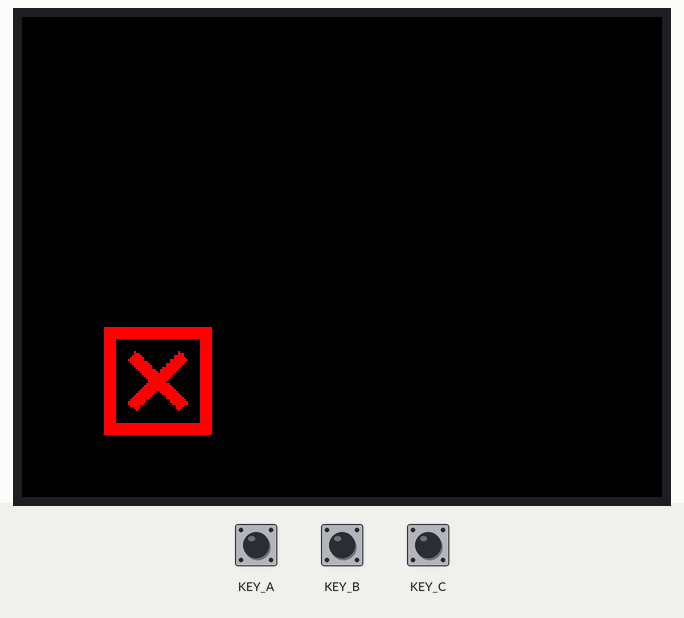
This program was run on a simulated Seeed Wio Terminal. Shown: 320×240 colour display. The test bench sets the inputs (shaded band); at power-on: KEY_A HIGH, KEY_B HIGH, KEY_C HIGH. What the program prints to the serial monitor is not drawn.

Above: at 2.4 s.
2.5 s: KEY_A pulled LOW for 1.25 s
At 5.0 s:
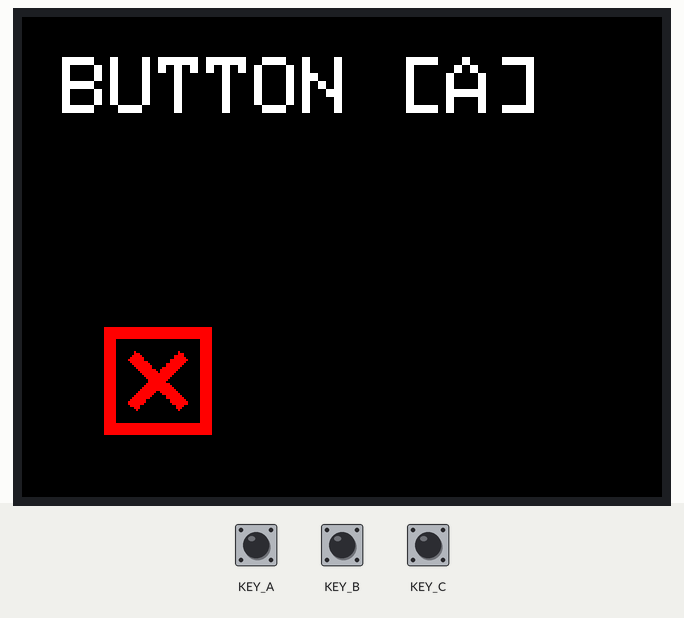
5.7 s: KEY_B pulled LOW for 1.25 s
At 7.7 s:
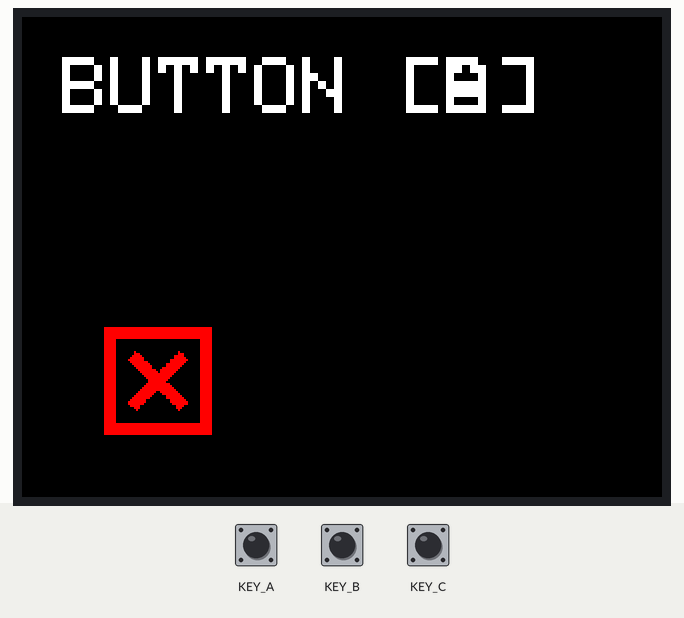
8.8 s: KEY_C pulled LOW for 1.25 s
At 10.1 s:
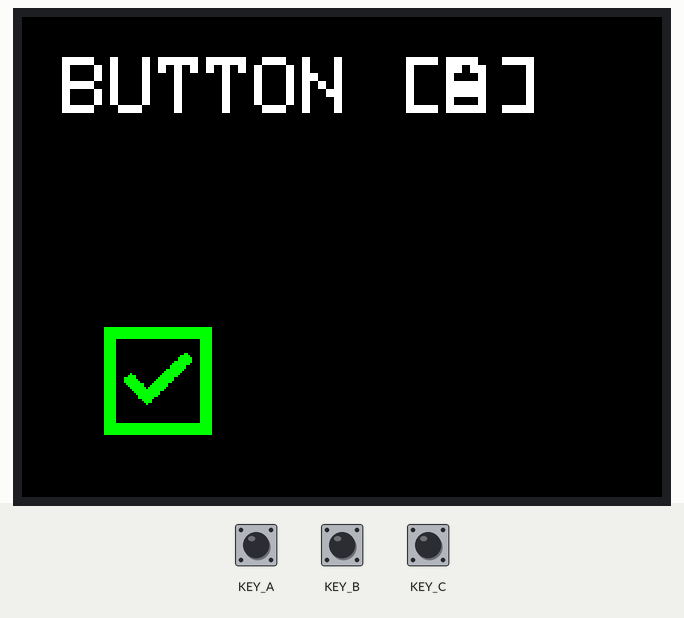
Timing chart, 0 to 11.8 s (numbered marks = the images above; inputs shaded):
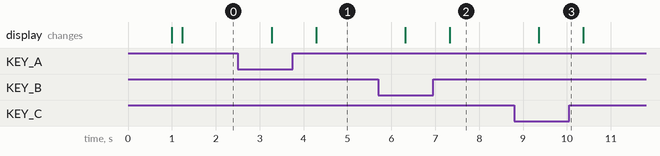

The program:

main.cpp
```cpp
// (licence header left out)
#include <Arduino.h>
#include "demoicons.h"
#include "TFT_eSPI.h"
TFT_eSPI tft;

void setup()
{
  Serial.begin(9600);

  // init buttons
  Serial.println("Init buttons");
  pinMode(WIO_KEY_A, INPUT_PULLUP);
  pinMode(WIO_KEY_B, INPUT_PULLUP);
  pinMode(WIO_KEY_C, INPUT_PULLUP);

  delay(1000);

  // TFT Init
  tft.begin();
  tft.setRotation(3);
  tft.fillScreen(TFT_BLACK);
  tft.setTextSize(4);
}

void loop()
{
  bool buttonPressed = false;
  String message = "";
  tft.setCursor(20, 20);
  tft.print("                         ");

  // validate buttons
  if (digitalRead(WIO_KEY_A) == LOW)
  {
    message = "BUTTON [A]";
    buttonPressed = true;
  }
  if (digitalRead(WIO_KEY_B) == LOW)
  {
    message = "BUTTON [B]";
    buttonPressed = true;
  }
  if (digitalRead(WIO_KEY_C) == LOW)
  {
    message = "BUTTON [C]";
    buttonPressed = true;
  }

  tft.setCursor(20, 20);
  tft.print(message);

  if (buttonPressed)
    tft.drawXBitmap(left_pos_x, left_pos_y, checked_bits, xbm_width, xbm_height, TFT_GREEN, TFT_BLACK);
  else
    tft.drawXBitmap(left_pos_x, left_pos_y, unchecked_bits, xbm_width, xbm_height, TFT_RED, TFT_BLACK);

  Serial.println(message);

  delay(1000);
}
```

Source omitted: demoicons.h (data table, 14696 bytes)

Measured:
- after the input at 2.5 s, the display: first changes after 0.77 s (image 1 shows a later state)
- after the input at 5.7 s, the display: first changes after 0.62 s (image 2 shows a later state)
- after the input at 8.8 s, the display: changes after 0.56 s (image 3)
